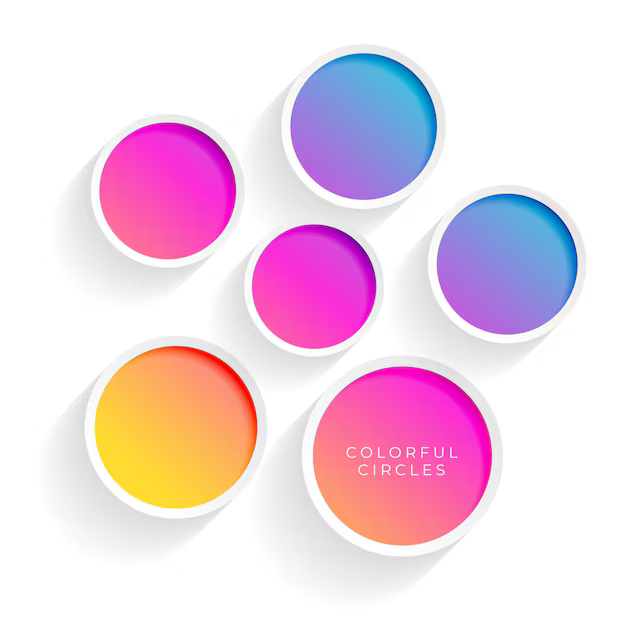
#> input picture OpenCV/11_learning_opencv4_book/circles.png, 626 x 626 px
$ python hough_circles.py
#> lines starting #> are read from the running program, lines starting #| are printed output that depends on the picture; after the words box and inside, x2 and y2 are one past the last pixel; in counts of white or black regions, pixels touching at a corner belong together
import cv2
import numpy as np

img = cv2.imread("circles.png")
#> img is the input picture: shape (626, 626, 3); mean B, G, R 228.9, 213.9, 238.8

gray_img = cv2.cvtColor(img, cv2.COLOR_BGR2GRAY)
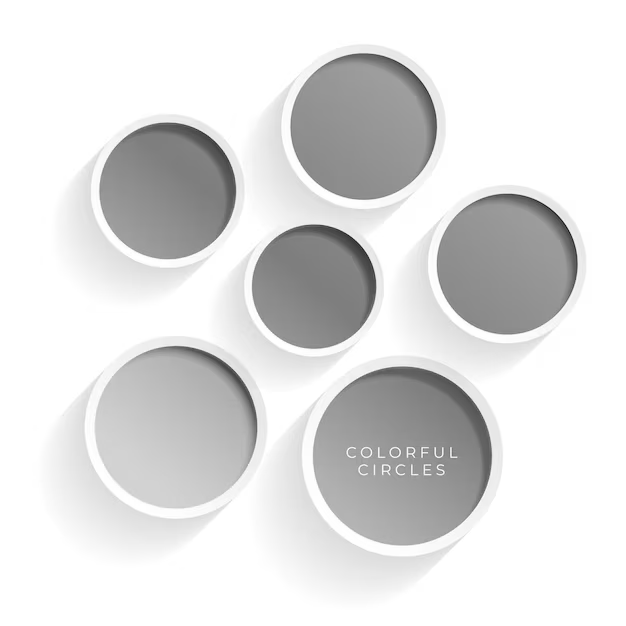
#> gray_img: shape (626, 626); min 18, max 255, mean 223
gray_img = cv2.GaussianBlur(gray_img, (5, 5), sigmaX=0)

"""
-> dp stands for the inverse ratio of the accumulator resolution to the image resolution.
- Effect of dp:
dp = 1: The accumulator has the same resolution as the input image, making circle detection more precise but computationally heavier.
dp > 1: The accumulator has a smaller resolution, making detection faster but possibly less accurate. Larger dp values reduce the computation by scaling down the resolution of the accumulator, but this may miss small or weak circles.

-> minDist: the minimum allowed distance between the centers of the detected circles.
This parameter controls how close detected circles can be to each other. If two circle centers are closer
than minDist, the algorithm will consider them as the same circle, or it will skip one of them.

-> param1: This parameter is the higher threshold used in the Canny edge detection phase.
A higher value for param1 means that only strong edges (with gradient values above param1) will be considered. This makes the circle detection more selective, detecting only prominent circles.
-> param2: This is the threshold for center detection in the accumulator space.
"""
circles = cv2.HoughCircles(
    gray_img,
    cv2.HOUGH_GRADIENT,
    dp=1,
    minDist=120,
    param1=100,
    param2=30,
    minRadius=0,
    maxRadius=0,
)
#> circles = [[401.5, 455.5, 89], [363.5, 125.5, 73.2], [507.5, 263.5, 70.4], [313.5, 286.5, 62.7], [176.5, 427.5, 80.5], [167.5, 189.5, 68.4]]

"""
-> The cv2.HoughCircles() function returns the coordinates of the detected circles (center x, y, and radius r) as floating-point numbers. These values may contain decimal points because the circle detection algorithm works in continuous space, meaning it can produce fractional results for the circle centers and radii.
-> np.around(circles) rounds these floating-point values to the nearest integer because, for practical purposes (such as drawing circles on an image), you need integer pixel coordinates.
"""
circles = np.uint16(np.around(circles))
#> circles = [[402, 456, 89], [364, 126, 73], [508, 264, 70], [314, 286, 63], [176, 428, 80], [168, 190, 68]]
print(circles)
#| [[[402 456  89]
#|   [364 126  73]
#|   [508 264  70]
#|   [314 286  63]
#|   [176 428  80]
#|   [168 190  68]]]

for i in circles[0, :]:
    # draw the outer circle
    cv2.circle(img, (i[0], i[1]), i[2], (0, 255, 0), 2)
    # draw the center of the circle
    cv2.circle(img, (i[0], i[1]), 2, (0, 0, 255), 3)
#> this loop made 6 passes
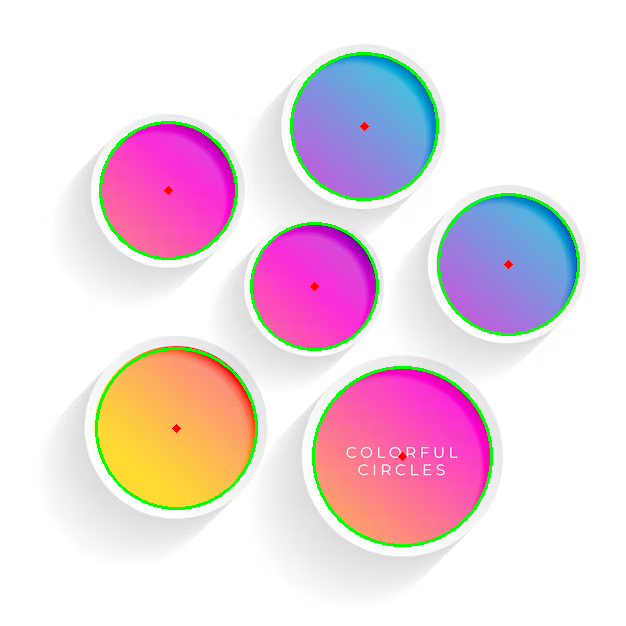
#> img: shape (626, 626, 3); 2.17% of pixels changed, all inside (x1, y1, x2, y2) = (95, 52, 580, 547)

cv2.imshow("HoughCirlces", img)

cv2.waitKey()
cv2.destroyAllWindows()
